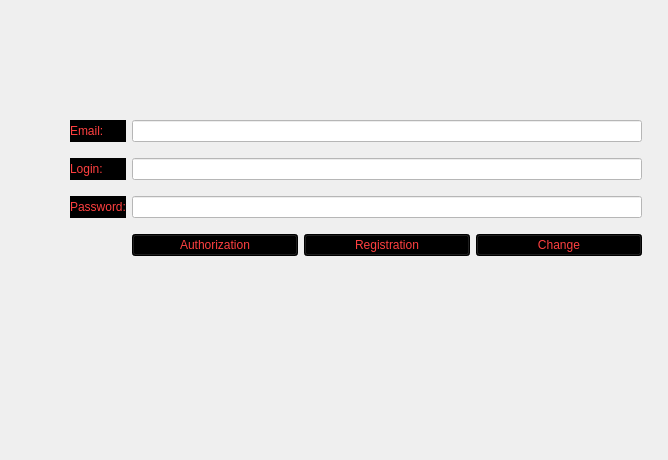
<?xml version="1.0" encoding="UTF-8"?>
<ui version="4.0">
 <class>authorization</class>
 <widget class="QWidget" name="authorization">
  <property name="geometry">
   <rect>
    <x>0</x>
    <y>0</y>
    <width>668</width>
    <height>460</height>
   </rect>
  </property>
  <property name="windowTitle">
   <string>Form</string>
  </property>
  <property name="styleSheet">
   <string notr="true"/>
  </property>
  <widget class="QWidget" name="gridLayoutWidget">
   <property name="geometry">
    <rect>
     <x>70</x>
     <y>110</y>
     <width>572</width>
     <height>156</height>
    </rect>
   </property>
   <layout class="QGridLayout" name="gridLayout_2">
    <item row="1" column="0">
     <widget class="QLabel" name="label_login">
      <property name="styleSheet">
       <string notr="true">font: 700 14pt &quot;Times New Roman&quot;;
color: rgb(255, 64, 64);
background-color: rgb(0, 0, 0);</string>
      </property>
      <property name="text">
       <string>Login:</string>
      </property>
     </widget>
    </item>
    <item row="2" column="0">
     <widget class="QLabel" name="label_password">
      <property name="styleSheet">
       <string notr="true">font: 700 14pt &quot;Times New Roman&quot;;
color: rgb(255, 64, 64);
background-color: rgb(0, 0, 0);</string>
      </property>
      <property name="text">
       <string>Password:</string>
      </property>
     </widget>
    </item>
    <item row="1" column="2">
     <widget class="QLineEdit" name="lineEdit_login">
      <property name="styleSheet">
       <string notr="true">font: 700 14pt &quot;Times New Roman&quot;;
color: rgb(255, 64, 64);
background-color: rgb(255, 255, 255);
</string>
      </property>
      <property name="text">
       <string/>
      </property>
     </widget>
    </item>
    <item row="2" column="2">
     <widget class="QLineEdit" name="lineEdit_password">
      <property name="styleSheet">
       <string notr="true">font: 700 14pt &quot;Times New Roman&quot;;
color: rgb(255, 64, 64);
background-color: rgb(255, 255, 255);
</string>
      </property>
      <property name="text">
       <string/>
      </property>
     </widget>
    </item>
    <item row="3" column="2">
     <layout class="QHBoxLayout" name="horizontalLayout_6">
      <item>
       <widget class="QPushButton" name="pushButton_authorization">
        <property name="styleSheet">
         <string notr="true">font: 700 14pt &quot;Times New Roman&quot;;
color: rgb(255, 64, 64);
background-color: rgb(0, 0, 0);</string>
        </property>
        <property name="text">
         <string>Authorization</string>
        </property>
       </widget>
      </item>
      <item>
       <widget class="QPushButton" name="pushButton_registration">
        <property name="styleSheet">
         <string notr="true">font: 700 14pt &quot;Times New Roman&quot;;
color: rgb(255, 64, 64);
background-color: rgb(0, 0, 0);</string>
        </property>
        <property name="text">
         <string>Registration</string>
        </property>
       </widget>
      </item>
      <item>
       <widget class="QPushButton" name="pushButton_change">
        <property name="styleSheet">
         <string notr="true">font: 700 14pt &quot;Times New Roman&quot;;
color: rgb(255, 64, 64);
background-color: rgb(0, 0, 0);</string>
        </property>
        <property name="text">
         <string>Change</string>
        </property>
       </widget>
      </item>
     </layout>
    </item>
    <item row="0" column="0">
     <widget class="QLabel" name="label_email">
      <property name="styleSheet">
       <string notr="true">font: 700 14pt &quot;Times New Roman&quot;;
color: rgb(255, 64, 64);
background-color: rgb(0, 0, 0);</string>
      </property>
      <property name="text">
       <string>Email:</string>
      </property>
     </widget>
    </item>
    <item row="0" column="2">
     <widget class="QLineEdit" name="lineEdit_email">
      <property name="styleSheet">
       <string notr="true">font: 700 14pt &quot;Times New Roman&quot;;
color: rgb(255, 64, 64);
background-color: rgb(255, 255, 255);
</string>
      </property>
     </widget>
    </item>
   </layout>
  </widget>
 </widget>
 <resources/>
 <connections/>
</ui>
